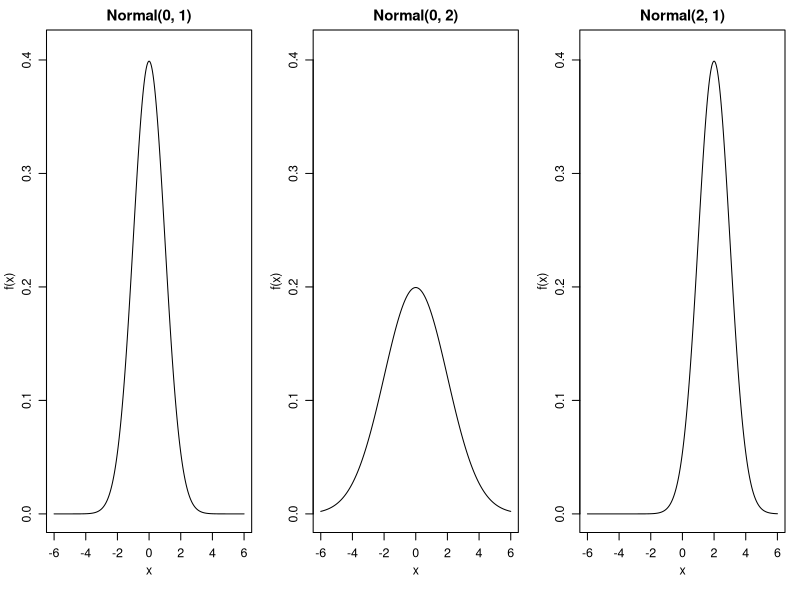

This chart was generated by the following R code:
x <- seq(-6, 6, length.out = 500)

pdf("normal_shapes.pdf", width = 7.5, height = 3.5)

par(
    mfrow = c(1, 3),
    mar  = c(4.5, 3.1, 2, 1),  # minimal bottom/left for labels, almost nothing top/right
    mgp  = c(2, 0.85, 0),
    cex = 0.75
)

mu <- 0
sigma <- 1
y <- dnorm(x, mu, sigma)
plot(x, y,
    type = "l",
    lwd = 1,
    main = "Normal(0, 1)",
    xlab = "x",
    ylab = "f(x)",
    ylim = c(0, 0.41)
)

mu <- 0
sigma <- 2
y <- dnorm(x, mu, sigma)
plot(x, y,
    type = "l",
    lwd = 1,
    main = "Normal(0, 2)",
    xlab = "x",
    ylab = "f(x)",
    ylim = c(0, 0.41)
)

mu <- 2
sigma <- 1
y <- dnorm(x, mu, sigma)
plot(x, y,
    type = "l",
    lwd = 1,
    main = "Normal(2, 1)",
    xlab = "x",
    ylab = "f(x)",
    ylim = c(0, 0.41)
)

dev.off()
